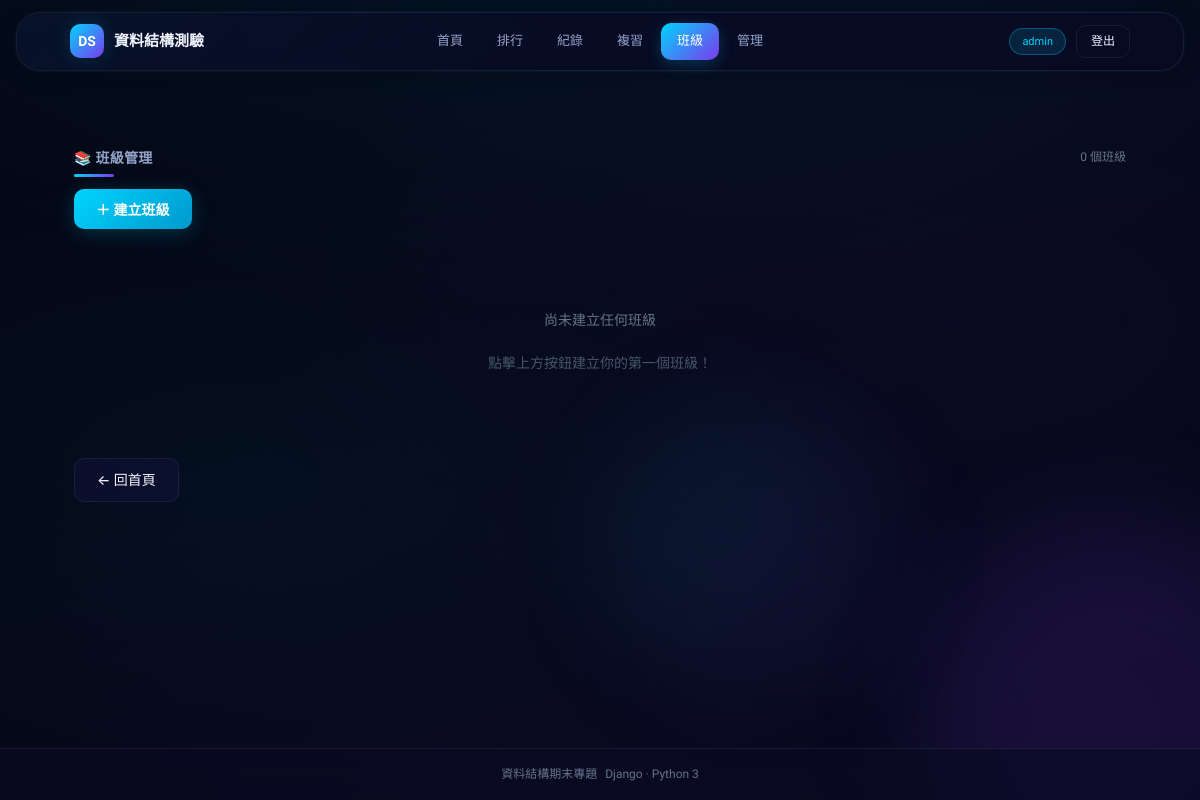
The page /classroom/ (signed in) on the database as committed earlier.
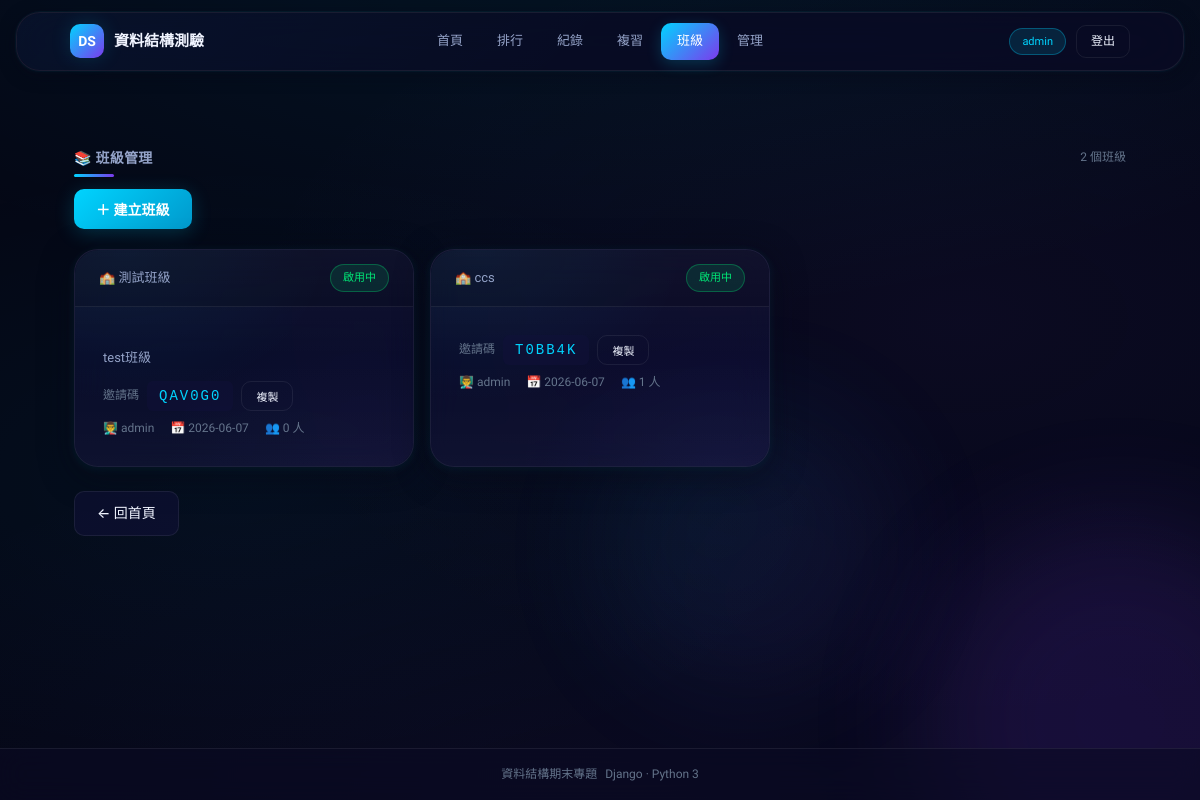
The same page on the database as committed later.
### quiz_app/models.py (models this page shows, shortened)
class Classroom(models.Model):
    name = models.CharField(max_length=100, verbose_name='班級名稱')
    teacher = models.ForeignKey(User, on_delete=models.CASCADE, related_name='classrooms', verbose_name='教師')
    invite_code = models.CharField(max_length=20, unique=True, verbose_name='邀請碼')
    description = models.TextField(blank=True, verbose_name='班級描述')
    created_at = models.DateTimeField(auto_now_add=True, verbose_name='建立時間')
    is_active = models.BooleanField(default=True, verbose_name='啟用中')
    class Meta:
        verbose_name = '班級'
        verbose_name_plural = '班級'
        ordering = ['-created_at']

class User(AbstractUser):
    nickname = models.CharField(max_length=50, blank=True, verbose_name='暱稱')
    student_class = models.CharField(max_length=50, blank=True, null=True, verbose_name='班級')
    is_teacher = models.BooleanField(default=False, verbose_name='教師身分')
    class Meta:
        verbose_name = '使用者'
        verbose_name_plural = '使用者'

### quiz_app/views.py (the view)
# urls.py: path('classroom/', views.classroom_list, name='classroom_list'),
def classroom_list(request):
    if not request.user.is_authenticated or not request.user.is_teacher:
        return redirect('home')
    classrooms = Classroom.objects.filter(teacher=request.user).order_by('-created_at')
    return render(request, 'quiz_app/classroom_list.html', {
        'classrooms': classrooms,
    })

### quiz_app/templates/quiz_app/classroom_list.html (shortened to what this page needs)
<!DOCTYPE html>
<html lang="zh-Hant">
<head>
  {% load static %}
  <link rel="stylesheet" href="{% static 'quiz_app/css/style.css' %}"/>
</head>
<body>
<div class="stars">
</div>
<div class="floating-orb"></div><div class="floating-orb"></div><div class="floating-orb"></div>
<div class="app">
  <header class="header">
    <div class="header-inner">
      <a class="brand" href="{% url 'home' %}">
        <span class="brand-icon">DS</span>
        <span>資料結構測驗</span>
      </a>
      <nav class="nav" id="main-nav">
        <a class="nav-link" href="{% url 'home' %}">首頁</a>
        <a class="nav-link" href="{% url 'leaderboard' %}">排行</a>
        <a class="nav-link" href="{% url 'quiz_records' %}">紀錄</a>
        <a class="nav-link" href="{% url 'wrong_answers' %}">複習</a>
        {% if user.is_authenticated and user.is_teacher %}
        <a class="nav-link active" href="{% url 'classroom_list' %}">班級</a>
        {% elif user.is_authenticated %}
        <a class="nav-link" href="{% url 'classroom_my' %}">班級</a>
        {% endif %}
        <a class="nav-link" href="{% url 'admin_panel' %}">管理</a>
      </nav>
      <div class="header-meta">
        {% if user.is_authenticated %}
          <span class="tag tag-cyan" id="user-tag" onclick="openProfileModal()" style="cursor:pointer;" data-nickname="{{ user.nickname|default:'' }}" data-email="{{ user.email|default:'' }}" data-student-class="{{ user.student_class|default:'' }}">{{ user.nickname|default:user.username }}</span>
          <a href="{% url 'logout' %}" class="btn btn-sm btn-ghost">登出</a>
        {% endif %}
      </div>
    </div>
  </header>
  <main>
    <div class="container">
      <div class="section-head">
        <h3 class="section-title">📚 班級管理</h3>
        <span class="section-meta">{{ classrooms|length }} 個班級</span>
      </div>
      <div style="margin-bottom:20px;">
        <button class="btn btn-primary" onclick="openCreateModal()">＋ 建立班級</button>
      </div>
      {% if classrooms %}
      <div style="display:grid;grid-template-columns:repeat(auto-fill,minmax(320px,1fr));gap:16px;">
        {% for c in classrooms %}
        <div class="panel" style="cursor:pointer;" onclick="window.location='{% url 'classroom_detail' c.id %}'">
          <div class="panel-header">
            <span>🏫 {{ c.name }}</span>
            {% if c.is_active %}<span class="tag tag-mint">啟用中</span>{% else %}<span class="tag tag-coral">已關閉</span>{% endif %}
          </div>
          <div class="panel-body">
            {% if c.description %}<p style="color:var(--text-muted);font-size:13px;margin-bottom:12px;">{{ c.description }}</p>{% endif %}
            <div style="display:flex;gap:8px;align-items:center;margin-bottom:8px;">
              <span class="dim" style="font-size:12px;">邀請碼</span>
              <code style="background:var(--glass-bg);padding:4px 12px;border-radius:var(--radius-sm);font-size:14px;letter-spacing:2px;color:var(--cyan);">{{ c.invite_code }}</code>
              <button class="btn btn-sm btn-ghost" onclick="event.stopPropagation();copyCode('{{ c.invite_code }}')" style="font-size:11px;">複製</button>
            </div>
            <div style="display:flex;gap:16px;font-size:12px;color:var(--text-dim);">
              <span>👨‍🏫 {{ c.teacher.nickname }}</span>
              <span>📅 {{ c.created_at|date:"Y-m-d" }}</span>
              <span>👥 {{ c.enrollments.count }} 人</span>
            </div>
          </div>
        </div>
        {% endfor %}
      </div>
      {% else %}
      <div class="empty">
        <div>尚未建立任何班級</div>
        <div style="margin-top:8px;color:var(--text-faint);">點擊上方按鈕建立你的第一個班級！</div>
      </div>
      {% endif %}
      <div style="margin-top:24px;">
        <a class="btn" href="{% url 'home' %}">← 回首頁</a>
      </div>
    </div>
  </main>
  <footer class="app-footer">
    <div class="container footer-inner" style="padding:0;">
      <div class="dim" style="font-size:12px">資料結構期末專題</div>
      <div class="dim" style="font-size:12px">Django · Python 3</div>
    </div>
  </footer>
</div>
</body>
</html>

Rows that differ between the two databases and show on the page:
added Classroom: name "測試班級", is_active "啟用中", description "test班級", invite_code "QAV0G0", teacher.nickname "admin", created_at "2026-06-07", enrollments.count "0"
added Classroom: name "ccs", is_active "啟用中", invite_code "T0BB4K", teacher.nickname "admin", created_at "2026-06-07", enrollments.count "1"
Other text that changed with them:
{{ classrooms|length }}: "0" → "2"
text no longer shown: "尚未建立任何班級 點擊上方按鈕建立你的第一個班級！"
